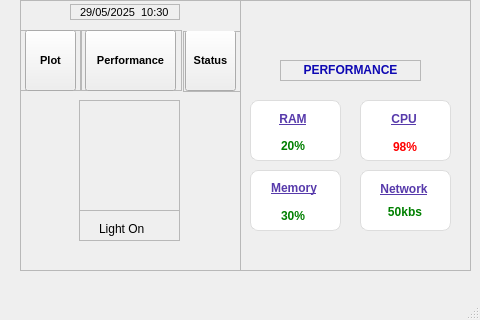
<?xml version="1.0" encoding="UTF-8"?>
<ui version="4.0">
 <class>MainWindow</class>
 <widget class="QMainWindow" name="MainWindow">
  <property name="geometry">
   <rect>
    <x>0</x>
    <y>0</y>
    <width>480</width>
    <height>320</height>
   </rect>
  </property>
  <property name="windowTitle">
   <string>MainWindow</string>
  </property>
  <widget class="QWidget" name="centralwidget">
   <widget class="QWidget" name="gridLayoutWidget">
    <property name="geometry">
     <rect>
      <x>20</x>
      <y>0</y>
      <width>221</width>
      <height>271</height>
     </rect>
    </property>
    <layout class="QGridLayout" name="gridLayout">
     <item row="1" column="0">
      <widget class="QFrame" name="frame">
       <property name="frameShape">
        <enum>QFrame::Shape::StyledPanel</enum>
       </property>
       <property name="frameShadow">
        <enum>QFrame::Shadow::Raised</enum>
       </property>
       <widget class="QFrame" name="frame_2">
        <property name="geometry">
         <rect>
          <x>0</x>
          <y>30</y>
          <width>61</width>
          <height>61</height>
         </rect>
        </property>
        <property name="frameShape">
         <enum>QFrame::Shape::StyledPanel</enum>
        </property>
        <property name="frameShadow">
         <enum>QFrame::Shadow::Raised</enum>
        </property>
        <widget class="QToolButton" name="toolButton_4">
         <property name="geometry">
          <rect>
           <x>5</x>
           <y>0</y>
           <width>51</width>
           <height>61</height>
          </rect>
         </property>
         <property name="font">
          <font>
           <pointsize>8</pointsize>
           <bold>true</bold>
          </font>
         </property>
         <property name="text">
          <string>Plot</string>
         </property>
         <property name="icon">
          <iconset>
           <normaloff>assets/graph.png</normaloff>assets/graph.png</iconset>
         </property>
         <property name="iconSize">
          <size>
           <width>32</width>
           <height>32</height>
          </size>
         </property>
         <property name="toolButtonStyle">
          <enum>Qt::ToolButtonStyle::ToolButtonTextUnderIcon</enum>
         </property>
        </widget>
       </widget>
       <widget class="QFrame" name="frame_3">
        <property name="geometry">
         <rect>
          <x>61</x>
          <y>30</y>
          <width>101</width>
          <height>61</height>
         </rect>
        </property>
        <property name="frameShape">
         <enum>QFrame::Shape::StyledPanel</enum>
        </property>
        <property name="frameShadow">
         <enum>QFrame::Shadow::Raised</enum>
        </property>
        <widget class="QToolButton" name="toolButton_5">
         <property name="geometry">
          <rect>
           <x>4</x>
           <y>0</y>
           <width>91</width>
           <height>61</height>
          </rect>
         </property>
         <property name="font">
          <font>
           <pointsize>8</pointsize>
           <bold>true</bold>
          </font>
         </property>
         <property name="text">
          <string>Performance</string>
         </property>
         <property name="icon">
          <iconset>
           <normaloff>assets/performance.png</normaloff>assets/performance.png</iconset>
         </property>
         <property name="iconSize">
          <size>
           <width>32</width>
           <height>32</height>
          </size>
         </property>
         <property name="toolButtonStyle">
          <enum>Qt::ToolButtonStyle::ToolButtonTextUnderIcon</enum>
         </property>
        </widget>
       </widget>
       <widget class="QFrame" name="frame_4">
        <property name="geometry">
         <rect>
          <x>163</x>
          <y>31</y>
          <width>61</width>
          <height>61</height>
         </rect>
        </property>
        <property name="frameShape">
         <enum>QFrame::Shape::StyledPanel</enum>
        </property>
        <property name="frameShadow">
         <enum>QFrame::Shadow::Raised</enum>
        </property>
        <widget class="QToolButton" name="toolButton_6">
         <property name="geometry">
          <rect>
           <x>2</x>
           <y>-1</y>
           <width>51</width>
           <height>61</height>
          </rect>
         </property>
         <property name="font">
          <font>
           <pointsize>8</pointsize>
           <bold>true</bold>
          </font>
         </property>
         <property name="text">
          <string>Status</string>
         </property>
         <property name="icon">
          <iconset>
           <normaloff>assets/status.png</normaloff>assets/status.png</iconset>
         </property>
         <property name="iconSize">
          <size>
           <width>32</width>
           <height>32</height>
          </size>
         </property>
         <property name="toolButtonStyle">
          <enum>Qt::ToolButtonStyle::ToolButtonTextUnderIcon</enum>
         </property>
        </widget>
       </widget>
       <widget class="QFrame" name="frame_5">
        <property name="geometry">
         <rect>
          <x>59</x>
          <y>100</y>
          <width>101</width>
          <height>111</height>
         </rect>
        </property>
        <property name="frameShape">
         <enum>QFrame::Shape::StyledPanel</enum>
        </property>
        <property name="frameShadow">
         <enum>QFrame::Shadow::Raised</enum>
        </property>
        <widget class="QLabel" name="label">
         <property name="geometry">
          <rect>
           <x>10</x>
           <y>10</y>
           <width>81</width>
           <height>91</height>
          </rect>
         </property>
         <property name="text">
          <string/>
         </property>
         <property name="pixmap">
          <pixmap>assets/light_on.png</pixmap>
         </property>
         <property name="scaledContents">
          <bool>true</bool>
         </property>
         <property name="alignment">
          <set>Qt::AlignmentFlag::AlignCenter</set>
         </property>
        </widget>
       </widget>
       <widget class="QFrame" name="frame_6">
        <property name="geometry">
         <rect>
          <x>59</x>
          <y>210</y>
          <width>101</width>
          <height>31</height>
         </rect>
        </property>
        <property name="frameShape">
         <enum>QFrame::Shape::StyledPanel</enum>
        </property>
        <property name="frameShadow">
         <enum>QFrame::Shadow::Raised</enum>
        </property>
        <widget class="QLabel" name="label_2">
         <property name="geometry">
          <rect>
           <x>20</x>
           <y>10</y>
           <width>66</width>
           <height>18</height>
          </rect>
         </property>
         <property name="text">
          <string>Light On</string>
         </property>
        </widget>
       </widget>
       <widget class="QFrame" name="frame_8">
        <property name="geometry">
         <rect>
          <x>50</x>
          <y>4</y>
          <width>110</width>
          <height>16</height>
         </rect>
        </property>
        <property name="frameShape">
         <enum>QFrame::Shape::StyledPanel</enum>
        </property>
        <property name="frameShadow">
         <enum>QFrame::Shadow::Raised</enum>
        </property>
        <widget class="QLabel" name="label_3">
         <property name="geometry">
          <rect>
           <x>10</x>
           <y>0</y>
           <width>101</width>
           <height>16</height>
          </rect>
         </property>
         <property name="font">
          <font>
           <pointsize>8</pointsize>
          </font>
         </property>
         <property name="text">
          <string>29/05/2025  10:30</string>
         </property>
         <property name="textFormat">
          <enum>Qt::TextFormat::PlainText</enum>
         </property>
         <property name="alignment">
          <set>Qt::AlignmentFlag::AlignLeading|Qt::AlignmentFlag::AlignLeft|Qt::AlignmentFlag::AlignVCenter</set>
         </property>
        </widget>
       </widget>
      </widget>
     </item>
    </layout>
   </widget>
   <widget class="QWidget" name="gridLayoutWidget_2">
    <property name="geometry">
     <rect>
      <x>240</x>
      <y>0</y>
      <width>231</width>
      <height>271</height>
     </rect>
    </property>
    <layout class="QGridLayout" name="gridLayout_3">
     <item row="0" column="0">
      <widget class="QFrame" name="frame_7">
       <property name="frameShape">
        <enum>QFrame::Shape::StyledPanel</enum>
       </property>
       <property name="frameShadow">
        <enum>QFrame::Shadow::Raised</enum>
       </property>
       <widget class="QFrame" name="frame_9">
        <property name="geometry">
         <rect>
          <x>40</x>
          <y>60</y>
          <width>141</width>
          <height>21</height>
         </rect>
        </property>
        <property name="frameShape">
         <enum>QFrame::Shape::StyledPanel</enum>
        </property>
        <property name="frameShadow">
         <enum>QFrame::Shadow::Raised</enum>
        </property>
        <widget class="QLabel" name="label_4">
         <property name="geometry">
          <rect>
           <x>10</x>
           <y>0</y>
           <width>121</width>
           <height>20</height>
          </rect>
         </property>
         <property name="font">
          <font>
           <bold>true</bold>
          </font>
         </property>
         <property name="styleSheet">
          <string notr="true">color: rgb(14, 8, 179);</string>
         </property>
         <property name="text">
          <string>PERFORMANCE</string>
         </property>
         <property name="alignment">
          <set>Qt::AlignmentFlag::AlignCenter</set>
         </property>
        </widget>
       </widget>
       <widget class="QFrame" name="frame_10">
        <property name="geometry">
         <rect>
          <x>10</x>
          <y>100</y>
          <width>91</width>
          <height>61</height>
         </rect>
        </property>
        <property name="styleSheet">
         <string notr="true">border: 1px solid #ddd;
border-radius: 8px;
background: white;
</string>
        </property>
        <property name="frameShape">
         <enum>QFrame::Shape::StyledPanel</enum>
        </property>
        <property name="frameShadow">
         <enum>QFrame::Shadow::Raised</enum>
        </property>
        <widget class="QLabel" name="label_5">
         <property name="geometry">
          <rect>
           <x>10</x>
           <y>10</y>
           <width>66</width>
           <height>18</height>
          </rect>
         </property>
         <property name="styleSheet">
          <string notr="true">border: 0;
color: rgb(87, 58, 171);
font-weight: bold;
text-decoration: underline;

</string>
         </property>
         <property name="text">
          <string>RAM</string>
         </property>
         <property name="alignment">
          <set>Qt::AlignmentFlag::AlignCenter</set>
         </property>
        </widget>
        <widget class="QLabel" name="label_9">
         <property name="geometry">
          <rect>
           <x>10</x>
           <y>37</y>
           <width>66</width>
           <height>18</height>
          </rect>
         </property>
         <property name="styleSheet">
          <string notr="true">color: green;
border: 0;
font-weight: bold,</string>
         </property>
         <property name="text">
          <string>20%</string>
         </property>
         <property name="alignment">
          <set>Qt::AlignmentFlag::AlignCenter</set>
         </property>
        </widget>
       </widget>
       <widget class="QFrame" name="frame_11">
        <property name="geometry">
         <rect>
          <x>10</x>
          <y>170</y>
          <width>91</width>
          <height>61</height>
         </rect>
        </property>
        <property name="styleSheet">
         <string notr="true">border: 1px solid #ddd;
border-radius: 8px;
background: white;
</string>
        </property>
        <property name="frameShape">
         <enum>QFrame::Shape::StyledPanel</enum>
        </property>
        <property name="frameShadow">
         <enum>QFrame::Shadow::Raised</enum>
        </property>
        <widget class="QLabel" name="label_7">
         <property name="geometry">
          <rect>
           <x>11</x>
           <y>9</y>
           <width>66</width>
           <height>18</height>
          </rect>
         </property>
         <property name="styleSheet">
          <string notr="true">border: 0;
color: rgb(87, 58, 171);
font-weight: bold;
text-decoration: underline;

</string>
         </property>
         <property name="text">
          <string>Memory</string>
         </property>
         <property name="alignment">
          <set>Qt::AlignmentFlag::AlignCenter</set>
         </property>
        </widget>
        <widget class="QLabel" name="label_11">
         <property name="geometry">
          <rect>
           <x>10</x>
           <y>37</y>
           <width>66</width>
           <height>18</height>
          </rect>
         </property>
         <property name="styleSheet">
          <string notr="true">color: green;
border: 0;
font-weight: bold,</string>
         </property>
         <property name="text">
          <string>30%</string>
         </property>
         <property name="alignment">
          <set>Qt::AlignmentFlag::AlignCenter</set>
         </property>
        </widget>
       </widget>
       <widget class="QFrame" name="frame_12">
        <property name="geometry">
         <rect>
          <x>120</x>
          <y>100</y>
          <width>91</width>
          <height>61</height>
         </rect>
        </property>
        <property name="styleSheet">
         <string notr="true">border: 1px solid #ddd;
border-radius: 8px;
background: white;
</string>
        </property>
        <property name="frameShape">
         <enum>QFrame::Shape::StyledPanel</enum>
        </property>
        <property name="frameShadow">
         <enum>QFrame::Shadow::Raised</enum>
        </property>
        <widget class="QLabel" name="label_6">
         <property name="geometry">
          <rect>
           <x>11</x>
           <y>10</y>
           <width>66</width>
           <height>18</height>
          </rect>
         </property>
         <property name="styleSheet">
          <string notr="true">border: 0;
color: rgb(87, 58, 171);
font-weight: bold;
text-decoration: underline;

</string>
         </property>
         <property name="text">
          <string>CPU</string>
         </property>
         <property name="alignment">
          <set>Qt::AlignmentFlag::AlignCenter</set>
         </property>
        </widget>
        <widget class="QLabel" name="label_10">
         <property name="geometry">
          <rect>
           <x>12</x>
           <y>38</y>
           <width>66</width>
           <height>18</height>
          </rect>
         </property>
         <property name="styleSheet">
          <string notr="true">color: red;
border: 0;
font-weight: bold,</string>
         </property>
         <property name="text">
          <string>98%</string>
         </property>
         <property name="alignment">
          <set>Qt::AlignmentFlag::AlignCenter</set>
         </property>
        </widget>
       </widget>
       <widget class="QFrame" name="frame_13">
        <property name="geometry">
         <rect>
          <x>120</x>
          <y>170</y>
          <width>91</width>
          <height>61</height>
         </rect>
        </property>
        <property name="styleSheet">
         <string notr="true">border: 1px solid #ddd;
border-radius: 8px;
background: white;
</string>
        </property>
        <property name="frameShape">
         <enum>QFrame::Shape::StyledPanel</enum>
        </property>
        <property name="frameShadow">
         <enum>QFrame::Shadow::Raised</enum>
        </property>
        <widget class="QLabel" name="label_8">
         <property name="geometry">
          <rect>
           <x>11</x>
           <y>10</y>
           <width>66</width>
           <height>18</height>
          </rect>
         </property>
         <property name="styleSheet">
          <string notr="true">border: 0;
color: rgb(87, 58, 171);
font-weight: bold;
text-decoration: underline;

</string>
         </property>
         <property name="text">
          <string>Network</string>
         </property>
         <property name="alignment">
          <set>Qt::AlignmentFlag::AlignCenter</set>
         </property>
        </widget>
        <widget class="QLabel" name="label_12">
         <property name="geometry">
          <rect>
           <x>12</x>
           <y>33</y>
           <width>66</width>
           <height>18</height>
          </rect>
         </property>
         <property name="styleSheet">
          <string notr="true">color: green;
border: 0;
font-weight: bold,</string>
         </property>
         <property name="text">
          <string>50kbs</string>
         </property>
         <property name="alignment">
          <set>Qt::AlignmentFlag::AlignCenter</set>
         </property>
        </widget>
       </widget>
      </widget>
     </item>
    </layout>
   </widget>
  </widget>
  <widget class="QMenuBar" name="menubar">
   <property name="geometry">
    <rect>
     <x>0</x>
     <y>0</y>
     <width>480</width>
     <height>23</height>
    </rect>
   </property>
  </widget>
  <widget class="QStatusBar" name="statusbar"/>
 </widget>
 <resources/>
 <connections/>
</ui>
